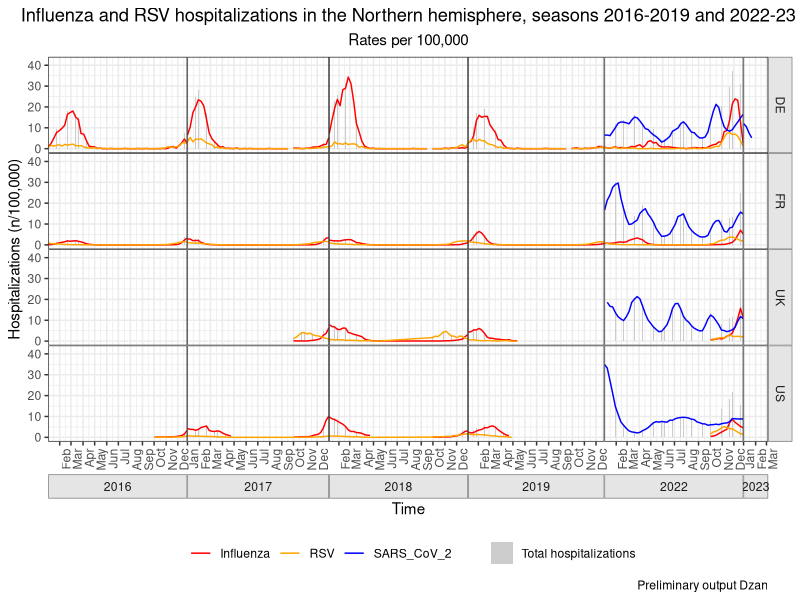
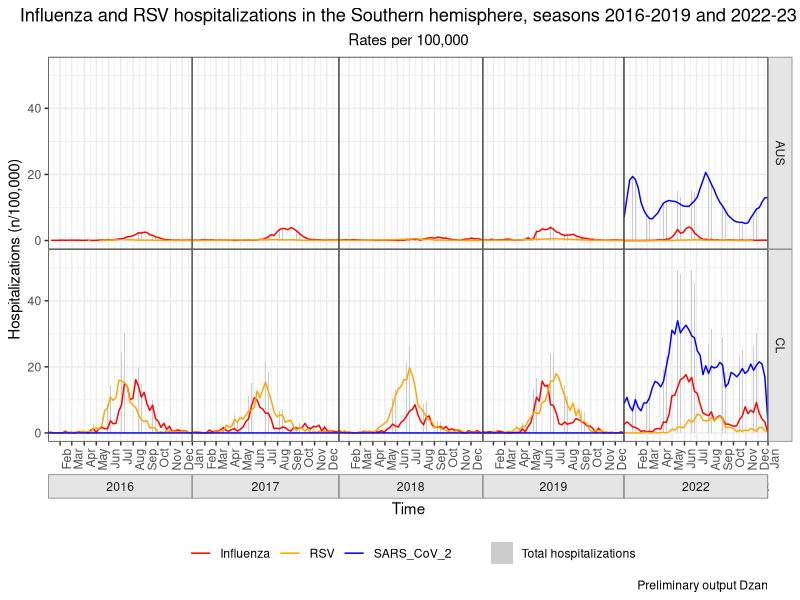
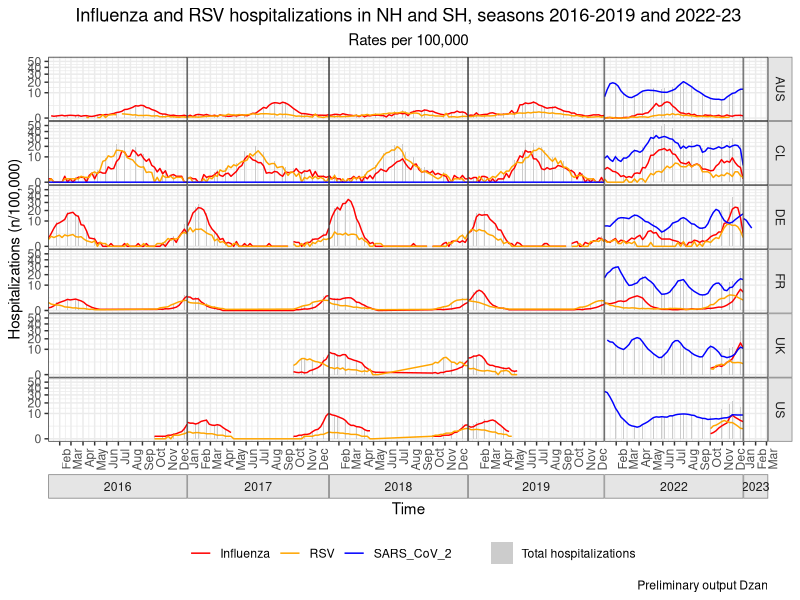
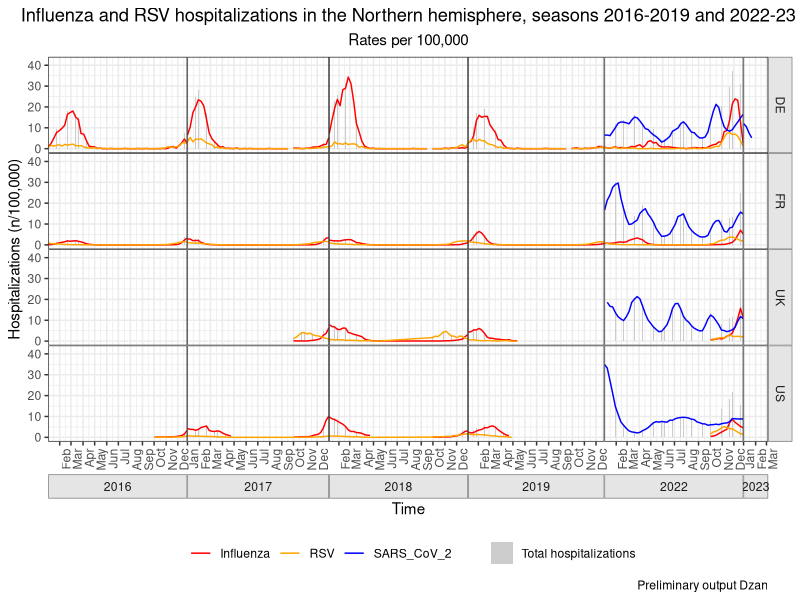
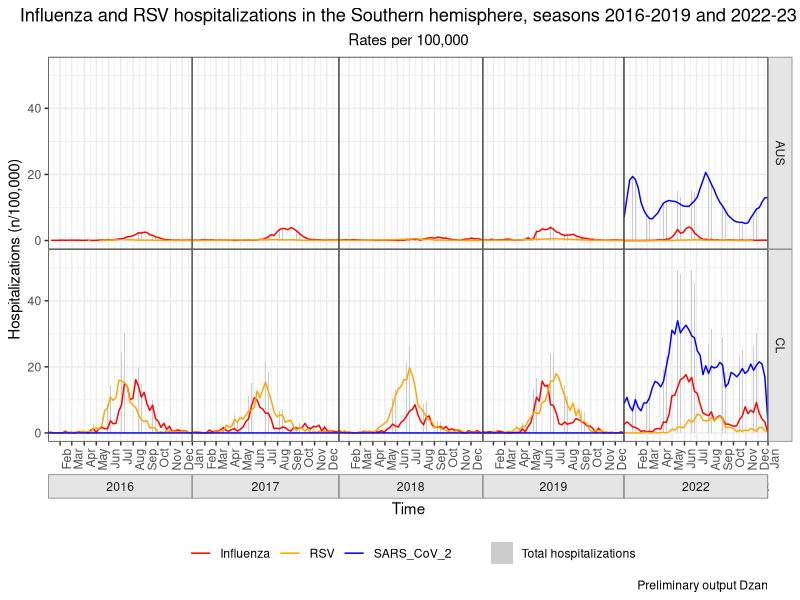
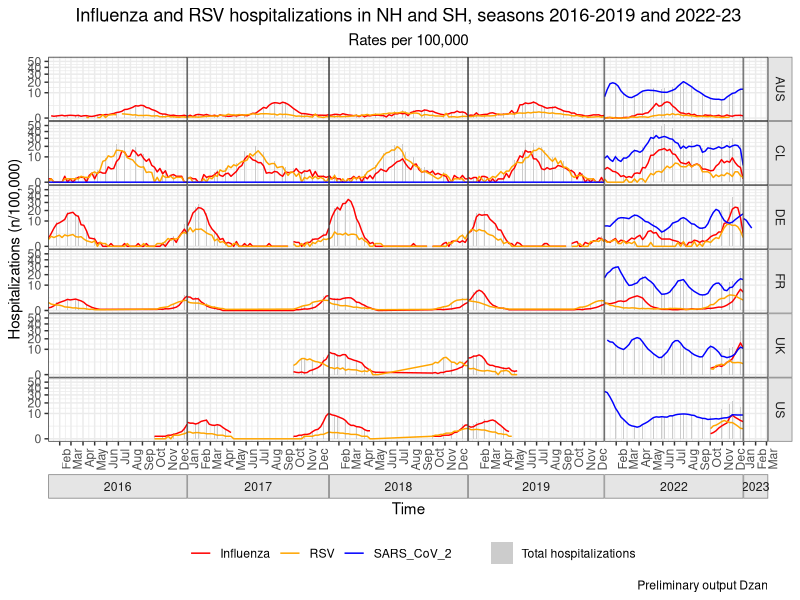

These charts were generated, in order, by the following R code:
library(tidyverse)
library(lubridate)

data <- read.csv(file='data/merged_data/merged_data.csv')

# Overall hospitalization by virus (Influenza, RSV, COVID-19) for the NH and SH 
# (complete time series for full time period: 2016 - 2023)
# Design: line graph
# X-axis: 2016 - 2023 with a second x-axis label that identifies the seasons

data$epi_dates <- as.Date(data$epi_dates)

date_breaks <- data$epi_dates
epi <- data$week

breaks_mo <- seq(min(data$epi_dates), max(data$epi_dates), by="4 months")


# X-axis alternative
# scale_x_date(
#         date_breaks = "4 weeks",
#         date_minor_breaks = "1 week",
#         date_labels = "%b %Y"
# ) +
#         theme(axis.text.x = element_text(
#                 angle = 90,
#                 vjust = 0.5,
#                 hjust = 1
#         ))

#  Modification for France - not sure if applicable
# #
# data <- data |> mutate(hsp_rate_flu =
#                                case_when(country == "FR" ~ (hsp_abs_flu *100000 /(68000000 * 0.3)),
#                                          TRUE ~ hsp_rate_flu)) |>
#         mutate(hsp_rate_rsv =
#                        case_when(country == "FR" ~ (hsp_abs_rsv *100000 /(68000000 * 0.3)),
#                                  TRUE ~ hsp_rate_rsv))

Figure_01_data <-
        data |> select(data_source:hsp_rate_covid19, epi_dates) |>
        mutate(hsp_rate = ifelse(is.na(hsp_rate_flu) == TRUE, 0, hsp_rate_flu)+
                       ifelse(is.na(hsp_rate_rsv) == TRUE, 0, hsp_rate_rsv)+
                       ifelse(is.na(hsp_rate_covid19) == TRUE, 0, hsp_rate_covid19)
        )

# y <- Figure_01_data |> filter(country=="UK", year=="2018") |> 
#         mutate(hsp_rate_flu==ifelse(week), 
#                hsp_rate_rsv, 
#                hsp_rate_covid19)


Figure_1_NH <- Figure_01_data |> filter(hemisphere=='NH', age_group=="ALL", data_source!="FluNet - Sentinel") |> 
    # filter(country!="UK" | year!=2020 | week<15) |> 
     ggplot()+
        geom_col(mapping=aes(epi_dates, hsp_rate, fill="Total hospitalizations"))+
     geom_line(mapping = aes(epi_dates, hsp_rate_flu, color="Influenza")) +
     geom_line(mapping = aes(epi_dates, hsp_rate_rsv, color="RSV")) +
     geom_line(mapping=aes(epi_dates,hsp_rate_covid19,color='SARS_CoV_2')) +
        scale_fill_manual("", breaks=c('Total hospitalizations'), values=c("Total hospitalizations"="grey80"))+
        scale_color_manual("", 
                           breaks = c('Influenza','RSV','SARS_CoV_2'),
                           values = c("Influenza"="red", "RSV"="orange",'SARS_CoV_2'='blue'))+
     scale_x_date(date_labels="%b", date_breaks="month", expand=c(0,0)) +
     facet_grid(country ~ year(epi_dates), space="free_x", scales="free_x", switch="x") +
     theme_bw() +
     theme(strip.placement = "outside",
           strip.background = element_rect(fill="grey90", color="grey50"),
           panel.spacing=unit(0,"cm"))+
     theme(axis.text.x = element_text(
          angle = 90,
          vjust = 1.2,
          hjust = 1
     ), 
     plot.title=element_text(hjust=0.5),
     plot.subtitle = element_text(hjust=0.5))+
     theme(legend.position = 'bottom')+
     labs(title="Influenza and RSV hospitalizations in the Northern hemisphere, seasons 2016-2019 and 2022-23",
          subtitle="Rates per 100,000", x="Time", y="Hospitalizations (n/100,000)", caption="Preliminary output Dzan")

Figure_1_NH

x <- Figure_01_data |>  filter(hemisphere=='SH', age_group=="ALL", country=="AUS")

Figure_1_SH <- Figure_01_data |> filter(hemisphere=='SH', age_group=="ALL") |> 
        ggplot()+
        geom_col(mapping=aes(epi_dates, hsp_rate, fill="Total hospitalizations"))+
        geom_line(mapping = aes(epi_dates, hsp_rate_flu, color="Influenza")) +
        geom_line(mapping = aes(epi_dates, hsp_rate_rsv, color="RSV")) +
        geom_line(mapping=aes(epi_dates,hsp_rate_covid19,color='SARS_CoV_2')) +
        scale_fill_manual("", breaks=c('Total hospitalizations'), values=c("Total hospitalizations"="grey80"))+
        scale_color_manual("", 
                           breaks = c('Influenza','RSV','SARS_CoV_2'),
                           values = c("Influenza"="red", "RSV"="orange",'SARS_CoV_2'='blue'))+
        scale_x_date(date_labels="%b", date_breaks="month", expand=c(0,0)) +
     facet_grid(country ~ year(epi_dates), space="free_x", scales="free_x", switch="x") +
     theme_bw() +
     theme(strip.placement = "outside",
           strip.background = element_rect(fill="grey90", color="grey50"),
           panel.spacing=unit(0,"cm"))+
     theme(axis.text.x = element_text(
          angle = 90,
          vjust = 1.2,
          hjust = 1
     ), 
     plot.title=element_text(hjust=0.5),
     plot.subtitle = element_text(hjust=0.5))+
     theme(legend.position = 'bottom')+
     labs(title="Influenza and RSV hospitalizations in the Southern hemisphere, seasons 2016-2019 and 2022-23",
          subtitle="Rates per 100,000", x="Time", y="Hospitalizations (n/100,000)", caption="Preliminary output Dzan")

Figure_1_SH

Figure_1_Both <- Figure_01_data |> filter(age_group=="ALL") |> 
     filter(data_source!="AUS DOH", data_source!="FluNet - Sentinel") |> 
     filter(country!="UK" | year!=2020 | week<15) |> 
        ggplot()+
        geom_col(mapping=aes(epi_dates, hsp_rate, fill="Total hospitalizations"))+
        geom_line(mapping = aes(epi_dates, hsp_rate_flu, color="Influenza")) +
        geom_line(mapping = aes(epi_dates, hsp_rate_rsv, color="RSV")) +
        geom_line(mapping=aes(epi_dates,hsp_rate_covid19,color='SARS_CoV_2')) +
        scale_fill_manual("", breaks=c('Total hospitalizations'), values=c("Total hospitalizations"="grey80"))+
        scale_color_manual("", 
                           breaks = c('Influenza','RSV','SARS_CoV_2'),
                           values = c("Influenza"="red", "RSV"="orange",'SARS_CoV_2'='blue'))+
        scale_x_date(date_labels="%b", date_breaks="month", expand=c(0,0)) +
     facet_grid(country ~ year(epi_dates), space="free_x", scales="free_x", switch="x") +
     theme_bw() +
     theme(strip.placement = "outside",
           strip.background = element_rect(fill="grey90", color="grey50"),
           panel.spacing=unit(0,"cm"))+
     theme(axis.text.x = element_text(
          angle = 90,
          vjust = 1.2,
          hjust = 1
     ), 
     plot.title=element_text(hjust=0.5),
     plot.subtitle = element_text(hjust=0.5))+
     scale_y_sqrt()+
     theme(legend.position = 'bottom')+
     labs(title="Influenza and RSV hospitalizations in NH and SH, seasons 2016-2019 and 2022-23",
          subtitle="Rates per 100,000", x="Time", y="Hospitalizations (n/100,000)", caption="Preliminary output Dzan")

Figure_1_Both


ggsave(
        'output/Fig 01 - Hospitalization rates per 100k/Figure_1_NH.png',
        Figure_1_NH,
        width=16,
        height=9
)


ggsave(
        'output/Fig 01 - Hospitalization rates per 100k/Figure_1_SH.png',
        Figure_1_SH,
        width=16,
        height=9
)

ggsave(
        'output/Fig 01 - Hospitalization rates per 100k/Figure_1_Both.png',
        Figure_1_Both,
        width=16,
        height=9
)

